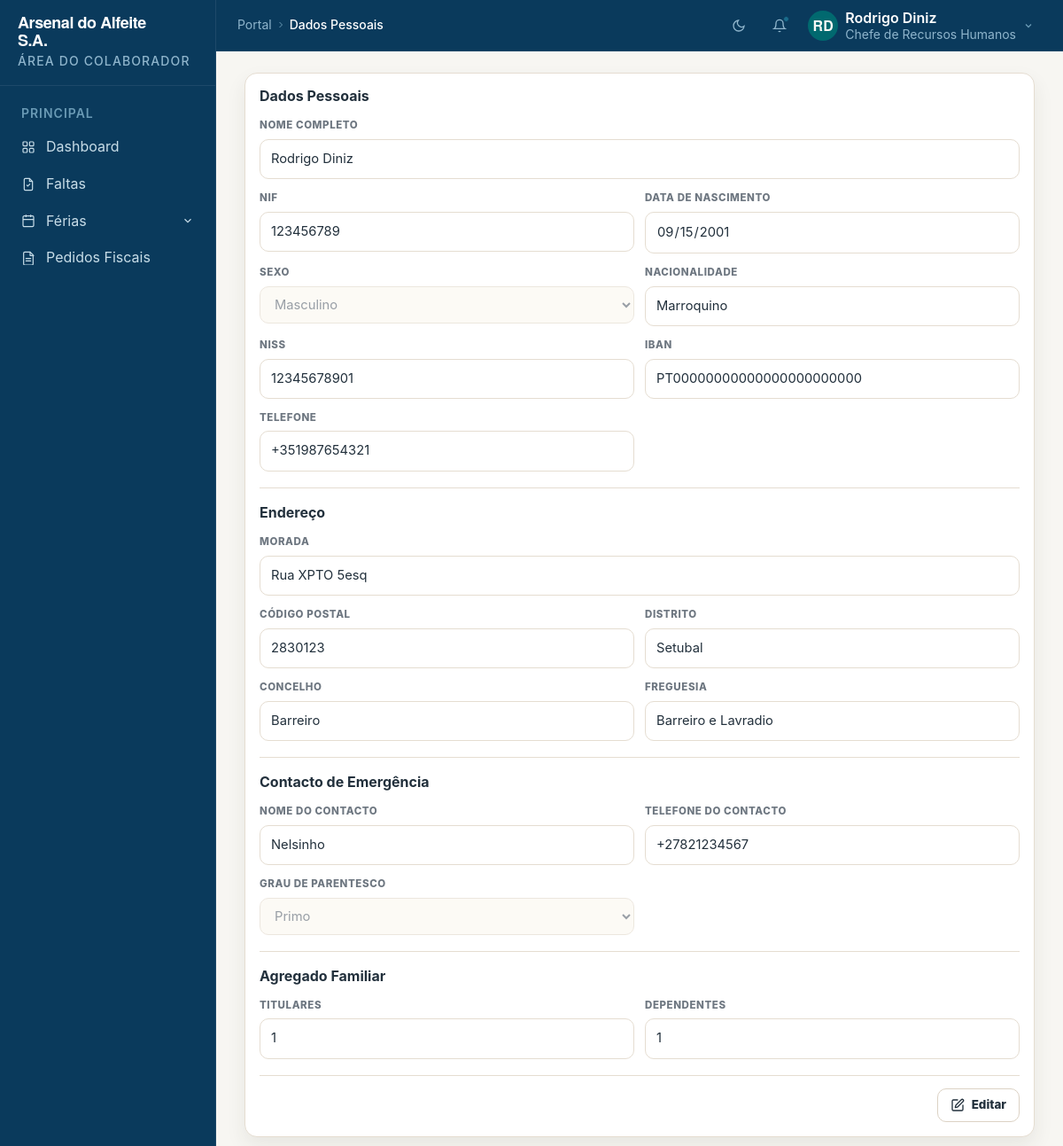
/perfil.php (signed in), run on the app's committed database.
### tables this page shows
CREATE TABLE `funcionarios` (
  `id` int(3) NOT NULL,
  `nome` varchar(150) NOT NULL,
  `nif` int(9) NOT NULL,
  `dataNascimento` date NOT NULL,
  `sexo` varchar(20) NOT NULL,
  `iban` varchar(25) NOT NULL,
  `niss` varchar(11) NOT NULL,
  `telefone` varchar(20) NOT NULL,
  `nacionalidade` varchar(50) NOT NULL,
  `morada` varchar(200) NOT NULL,
  `distrito` varchar(50) NOT NULL,
  `concelho` varchar(50) NOT NULL,
  `freguesia` varchar(50) NOT NULL,
  `codigoPostal` varchar(10) NOT NULL,
  `contactoEmergenciaNome` varchar(150) DEFAULT NULL,
  `contactoEmergenciaTelefone` varchar(30) DEFAULT NULL,
  `contactoEmergenciaParentesco` varchar(50) DEFAULT NULL,
  `titulares` int(1) NOT NULL,
  `dependentes` int(2) NOT NULL,
  `idCargo` int(3) NOT NULL,
  `idArea` int(3) NOT NULL
);

### db/dataAccess.php (called while the page is built, shortened)
<?php
class dataAccess{
   private $connection;
   private function connect(){
      try{
         $server = "localhost";
         $db = "portal_colaborador_aa";
         $user = "root";
         $pwd = "";
         $this->connection = mysqli_connect($server, $user, $pwd, $db);
      }catch(Exception $ex){
         throw $ex;
      }
   }
   private function execute($query){
      try{
         $res = mysqli_query($this->connection, $query);
         if(!$res)
            die("invalid query");
         else
            return $res;
      }catch(Exception $ex){
         throw $ex;
      }
   }
   private function executeSQL($query){
      try{
         $res = $this->execute($query);
         return $res;
      }catch(Exception $ex) {
         throw $ex;
      }
   }
   public function getDadosFiscais($idFuncionario) {
      try{
         $query = "select id, nome, nif, dataNascimento, sexo, iban, niss, telefone, nacionalidade, morada,
                  distrito, concelho, freguesia, codigoPostal, contactoEmergenciaNome, contactoEmergenciaTelefone,
                  contactoEmergenciaParentesco, titulares, dependentes from funcionarios WHERE id = $idFuncionario";
         $res = $this->executeSQL($query);
         return mysqli_fetch_object($res);
      }catch(Exception $ex){
         return -1;
      }
   }
}
?>

### perfil.php (the view, shortened to what this page needs)
<?php
include_once("db/dataAccess.php");
$idFuncionario = $_SESSION['idFuncionario'];
$da = new dataAccess();
$res = $da->getDadosFiscais($idFuncionario);
?>
<!DOCTYPE html>
<html lang="pt" data-theme="light">
<head>
  <link rel="stylesheet" href="ferias.css" />
</head>
<body>
  <div class="app">
    <?php include_once("sidebar.php"); ?>
    <div class="main-wrapper">
      <?php include_once("navbar.php"); ?>
      <main class="main-content" id="main-content">
        <form method="post" action="db/pedidoFiscal.php" id="formPerfil" class="pf-card" novalidate enctype="multipart/form-data">
          <div class="pf-section">
            <h2 class="pf-section-title">Dados Pessoais</h2>
            <div class="pf-grid">
              <div class="pf-field pf-field-full">
                <label for="nome">Nome Completo</label>
                <input type="text" id="nome" name="nome" value="<?php echo htmlspecialchars($res->nome); ?>" readonly>
              </div>
              <div class="pf-field">
                <label for="nif">NIF</label>
                <input type="text" id="nif" name="nif"
                  value="<?php echo htmlspecialchars($res->nif); ?>" readonly>
              </div>
              <div class="pf-field">
                <label for="dataNascimento">Data de Nascimento</label>
                <input type="date" id="dataNascimento" name="dataNascimento"
                  value="<?php echo htmlspecialchars($res->dataNascimento); ?>" readonly>
              </div>
              <div class="pf-field">
                <label for="sexo">Sexo</label>
                <select id="sexo" name="sexo" disabled>
                  <option value="Masculino" <?php echo ($res->sexo) === 'Masculino' ? 'selected' : ''; ?>>Masculino</option>
                </select>
              </div>
              <div class="pf-field">
                <label for="nacionalidade">Nacionalidade</label>
                <input type="text" id="nacionalidade" name="nacionalidade"
                  value="<?php echo htmlspecialchars($res->nacionalidade); ?>" readonly>
              </div>
              <div class="pf-field">
                <label for="niss">NISS</label>
                <input type="text" id="niss" name="niss"
                  value="<?php echo htmlspecialchars($res->niss); ?>" readonly>
              </div>
              <div class="pf-field">
                <label for="iban">IBAN</label>
                <input type="text" id="iban" name="iban"
                  value="<?php echo htmlspecialchars($res->iban); ?>" readonly>
              </div>
              <div class="pf-field">
                <label for="telefone">Telefone</label>
                <input type="text" id="telefone" name="telefone"
                  value="<?php echo htmlspecialchars($res->telefone); ?>" readonly>
              </div>
            </div>
          </div>
          <div class="pf-section">
            <h2 class="pf-section-title">Endereço</h2>
            <div class="pf-grid">
              <div class="pf-field pf-field-full">
                <label for="morada">Morada</label>
                <input type="text" id="morada" name="morada" value="<?php echo htmlspecialchars($res->morada); ?>" readonly>
              </div>
              <div class="pf-field">
                <label for="codigoPostal">Código Postal</label>
                <input type="text" id="codigoPostal" name="codigoPostal" value="<?php echo htmlspecialchars($res->codigoPostal); ?>" readonly>
              </div>
              <div class="pf-field">
                <label for="distrito">Distrito</label>
                <input type="text" id="distrito" name="distrito" value="<?php echo htmlspecialchars($res->distrito); ?>" readonly>
              </div>
              <div class="pf-field">
                <label for="concelho">Concelho</label>
                <input type="text" id="concelho" name="concelho" value="<?php echo htmlspecialchars($res->concelho); ?>" readonly>
              </div>
              <div class="pf-field">
                <label for="freguesia">Freguesia</label>
                <input type="text" id="freguesia" name="freguesia" value="<?php echo htmlspecialchars($res->freguesia); ?>" readonly>
              </div>
            </div>
          </div>
          <div class="pf-section">
            <h2 class="pf-section-title">Contacto de Emergência</h2>
            <div class="pf-grid">
              <div class="pf-field">
                <label for="nomeEmergencia">Nome do Contacto</label>
                <input type="text" id="nomeEmergencia" name="contactoEmergenciaNome" value="<?php echo htmlspecialchars($res->contactoEmergenciaNome); ?>" readonly>
              </div>
              <div class="pf-field">
                <label for="telefoneEmergencia">Telefone do Contacto</label>
                <input type="text" id="telefoneEmergencia" name="contactoEmergenciaTelefone" value="<?php echo htmlspecialchars($res->contactoEmergenciaTelefone); ?>" readonly>
              </div>
              <div class="pf-field">
                <label for="grauParentesco">Grau de Parentesco</label>
                <select id="grauParentesco" name="contactoEmergenciaParentesco" disabled>
                <option value="<?= htmlspecialchars($res->contactoEmergenciaParentesco) ?>" selected hidden><?= htmlspecialchars($res->contactoEmergenciaParentesco) ?></option>
                </select>
              </div>
            </div>
          </div>
          <div class="pf-section">
            <h2 class="pf-section-title">Agregado Familiar</h2>
            <div class="pf-grid">
              <div class="pf-field">
                <label for="titulares">Titulares</label>
                <input type="number" id="titulares" name="titulares" min="0" value="<?php echo htmlspecialchars($res->titulares ?? '0'); ?>" readonly>
              </div>
              <div class="pf-field">
                <label for="dependentes">Dependentes</label>
                <input type="number" id="dependentes" name="dependentes" min="0" value="<?php echo htmlspecialchars($res->dependentes ?? '0'); ?>" readonly>
              </div>
            </div>
          </div>
          <div class="pf-actions">
            <button type="button" class="pf-btn pf-btn-secondary" id="btnEditar">
              <i data-lucide="square-pen"></i>
              Editar
            </button>
          </div>
        </form>
      </main>
    </div>
  </div>
</body>
</html>

### ferias.css (style rules this page uses)
* { box-sizing: border-box; }
:root { --bg-page: #f4f1ea; --bg-card: #ffffff; --bg-soft: #fbf8f2; --bg-soft-2: #f3efe7; --text-main: #22303c; --text-muted: #6e7781; --line: #e5ddd1; --line-2: #dcd2c4; --accent: #0f7f7f; --accent-2: #0b6666; --accent-soft: #e0f2f2; --danger: #b94e4e; --shadow: 0 10px 22px rgba(56, 46, 34, 0.08); --shadow-soft: 0 4px 12px rgba(56, 46, 34, 0.06); }
html, body { height: 100%; }
body { margin: 0; font-family: Inter, "Segoe UI", Arial, sans-serif; background: var(--bg-page); color: var(--text-main); }
.main-content { padding: 0; overflow-y: auto; }
.pf-card { background: var(--bg-card); border: 1px solid var(--line); border-radius: 14px; box-shadow: var(--shadow); padding: 16px; }
.pf-actions { display: flex; justify-content: flex-end; gap: 8px; flex-wrap: wrap; margin-top: 18px; padding-top: 14px; border-top: 1px solid var(--line); }
.pf-btn { min-height: 38px; padding: 0 14px; border-radius: 10px; border: 1px solid var(--line-2); display: inline-flex; align-items: center; justify-content: center; gap: 8px; background: #fff; color: var(--text-main); font-size: 0.84rem; font-weight: 800; cursor: pointer; transition: transform .12s ease, background .12s ease, border-color .12s ease, color .12s ease, opacity .12s ease; }
.pf-btn svg { width: 16px; height: 16px; }
.pf-btn-secondary { background: #fff; color: var(--text-main); border-color: var(--line-2); }
.pf-section + .pf-section { margin-top: 18px; padding-top: 18px; border-top: 1px solid var(--line); }
.pf-section-title { margin: 0 0 14px; font-size: 1rem; line-height: 1.2; color: var(--text-main); }
.pf-grid { display: grid; grid-template-columns: repeat(2, minmax(0, 1fr)); gap: 12px; }
.pf-field { display: flex; flex-direction: column; gap: 6px; min-width: 0; }
.pf-field-full { grid-column: 1 / -1; }
.pf-field label { font-size: 0.72rem; font-weight: 800; text-transform: uppercase; letter-spacing: 0.05em; color: var(--text-muted); }
.pf-field input, .pf-field select, .pf-field textarea { width: 100%; min-height: 42px; padding: 10px 12px; border: 1px solid var(--line); border-radius: 10px; background: #fff; color: var(--text-main); font-size: 0.92rem; outline: none; transition: border-color .12s ease, box-shadow .12s ease, background .12s ease, color .12s ease; }
.pf-field input::placeholder, .pf-field select::placeholder, .pf-field textarea::placeholder { color: #9b9b9b; }
.pf-field input:disabled, .pf-field select:disabled, .pf-field textarea:disabled { background: var(--bg-soft); color: var(--text-muted); cursor: default; }

### data on the page
funcionarios: nome "Rodrigo Diniz", nif "123456789", dataNascimento "09/15/2001", sexo "Masculino", nacionalidade "Marroquino", niss "12345678901", iban "PT00000000000000000000000", telefone "+351987654321", morada "Rua XPTO 5esq", codigoPostal "2830123", distrito "Setubal", concelho "Barreiro", freguesia "Barreiro e Lavradio", contactoEmergenciaNome "Nelsinho", contactoEmergenciaTelefone "+27821234567", contactoEmergenciaParentesco "Primo", titulares "1", dependentes "1"

### other printed values
$tituloPagina "Dados Pessoais"
$iniciais "RD"
$nome "Rodrigo Diniz"
$cargo "Chefe de Recursos Humanos"
